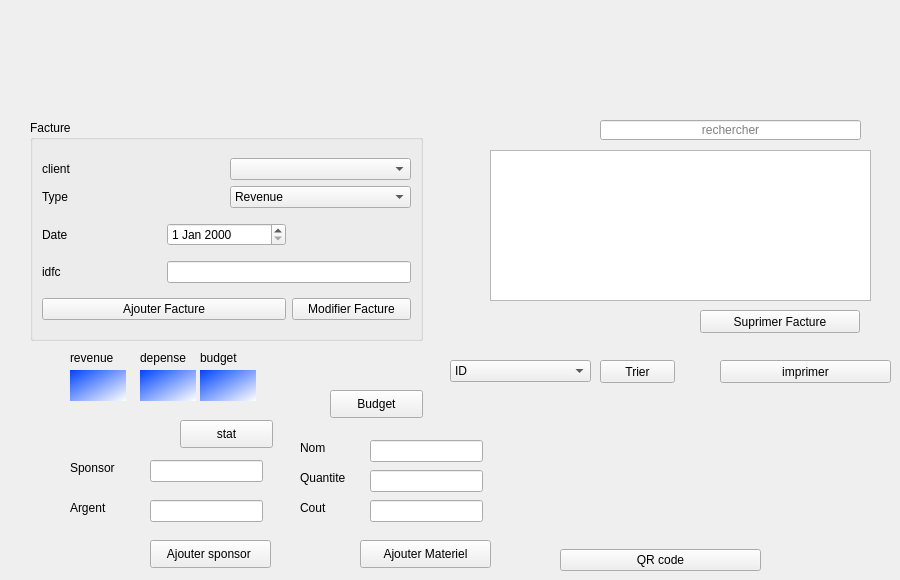
            <widget class="QWidget" name="page_4">
             <widget class="QLabel" name="depense">
              <property name="geometry">
               <rect>
                <x>140</x>
                <y>350</y>
                <width>56</width>
                <height>16</height>
               </rect>
              </property>
              <property name="text">
               <string>depense</string>
              </property>
             </widget>
             <widget class="QLabel" name="budget_label">
              <property name="geometry">
               <rect>
                <x>70</x>
                <y>370</y>
                <width>56</width>
                <height>31</height>
               </rect>
              </property>
              <property name="styleSheet">
               <string notr="true">background-color: qlineargradient(spread:pad, x1:0, y1:0, x2:1, y2:1, stop:0 rgba(0, 68, 255, 255), stop:1 rgba(255, 255, 255, 255));</string>
              </property>
              <property name="text">
               <string/>
              </property>
             </widget>
             <widget class="QLabel" name="budget_label_3">
              <property name="geometry">
               <rect>
                <x>200</x>
                <y>370</y>
                <width>56</width>
                <height>31</height>
               </rect>
              </property>
              <property name="styleSheet">
               <string notr="true">background-color: qlineargradient(spread:pad, x1:0, y1:0, x2:1, y2:1, stop:0 rgba(0, 68, 255, 255), stop:1 rgba(255, 255, 255, 255));</string>
              </property>
              <property name="text">
               <string/>
              </property>
             </widget>
             <widget class="QLineEdit" name="lineEdit_sponsor">
              <property name="geometry">
               <rect>
                <x>150</x>
                <y>460</y>
                <width>113</width>
                <height>22</height>
               </rect>
              </property>
             </widget>
             <widget class="QLabel" name="revenue">
              <property name="geometry">
               <rect>
                <x>70</x>
                <y>350</y>
                <width>56</width>
                <height>16</height>
               </rect>
              </property>
              <property name="text">
               <string>revenue</string>
              </property>
             </widget>
             <widget class="QPushButton" name="imprimer">
              <property name="geometry">
               <rect>
                <x>720</x>
                <y>360</y>
                <width>171</width>
                <height>23</height>
               </rect>
              </property>
              <property name="text">
               <string>imprimer</string>
              </property>
             </widget>
             <widget class="QPushButton" name="pushButton_materiel">
              <property name="geometry">
               <rect>
                <x>360</x>
                <y>540</y>
                <width>131</width>
                <height>28</height>
               </rect>
              </property>
              <property name="text">
               <string>Ajouter Materiel</string>
              </property>
             </widget>
             <widget class="QGroupBox" name="groupBox_3">
              <property name="geometry">
               <rect>
                <x>30</x>
                <y>120</y>
                <width>393</width>
                <height>221</height>
               </rect>
              </property>
              <property name="title">
               <string>Facture</string>
              </property>
              <layout class="QGridLayout" name="gridLayout_6">
               <item row="1" column="1">
                <widget class="QDateEdit" name="date_facture"/>
               </item>
               <item row="3" column="1" colspan="2">
                <widget class="QLineEdit" name="lineEdit_id_3"/>
               </item>
               <item row="4" column="2">
                <widget class="QPushButton" name="modifier_client">
                 <property name="text">
                  <string>Modifier Facture</string>
                 </property>
                </widget>
               </item>
               <item row="4" column="0" colspan="2">
                <layout class="QGridLayout" name="gridLayout_4">
                 <item row="0" column="0">
                  <widget class="QPushButton" name="Ajout_client">
                   <property name="text">
                    <string>Ajouter Facture</string>
                   </property>
                  </widget>
                 </item>
                </layout>
               </item>
               <item row="1" column="0">
                <widget class="QLabel" name="label_date_facture">
                 <property name="text">
                  <string>Date</string>
                 </property>
                </widget>
               </item>
               <item row="0" column="0" colspan="3">
                <layout class="QGridLayout" name="gridLayout">
                 <item row="0" column="1">
                  <widget class="QComboBox" name="clientfc"/>
                 </item>
                 <item row="1" column="1">
                  <widget class="QComboBox" name="type_facture">
                   <item>
                    <property name="text">
                     <string>Revenue</string>
                    </property>
                   </item>
                   <item>
                    <property name="text">
                     <string>Depense</string>
                    </property>
                   </item>
                  </widget>
                 </item>
                 <item row="0" column="0">
                  <widget class="QLabel" name="label_client">
                   <property name="text">
                    <string>client</string>
                   </property>
                  </widget>
                 </item>
                 <item row="1" column="0">
                  <widget class="QLabel" name="label_typedepaiment">
                   <property name="text">
                    <string>Type </string>
                   </property>
                  </widget>
                 </item>
                </layout>
               </item>
               <item row="3" column="0">
                <widget class="QLabel" name="label_idfc">
                 <property name="text">
                  <string>idfc</string>
                 </property>
                </widget>
               </item>
              </layout>
             </widget>
             <widget class="QWidget" name="layoutWidget_9">
              <property name="geometry">
               <rect>
                <x>560</x>
                <y>390</y>
                <width>201</width>
                <height>181</height>
               </rect>
              </property>
              <layout class="QVBoxLayout" name="verticalLayout_3">
               <item>
                <widget class="QLabel" name="QRcode_2">
                 <property name="text">
                  <string/>
                 </property>
                </widget>
               </item>
               <item>
                <widget class="QPushButton" name="QRcode">
                 <property name="text">
                  <string>QR code</string>
                 </property>
                </widget>
               </item>
              </layout>
             </widget>
             <widget class="QTableView" name="tabfc">
              <property name="geometry">
               <rect>
                <x>490</x>
                <y>150</y>
                <width>381</width>
                <height>151</height>
               </rect>
              </property>
             </widget>
             <widget class="QLabel" name="budget_label_2">
              <property name="geometry">
               <rect>
                <x>140</x>
                <y>370</y>
                <width>56</width>
                <height>31</height>
               </rect>
              </property>
              <property name="styleSheet">
               <string notr="true">background-color: qlineargradient(spread:pad, x1:0, y1:0, x2:1, y2:1, stop:0 rgba(0, 68, 255, 255), stop:1 rgba(255, 255, 255, 255));</string>
              </property>
              <property name="text">
               <string/>
              </property>
             </widget>
             <widget class="QLabel" name="label_argent">
              <property name="geometry">
               <rect>
                <x>70</x>
                <y>500</y>
                <width>56</width>
                <height>16</height>
               </rect>
              </property>
              <property name="text">
               <string>Argent</string>
              </property>
             </widget>
             <widget class="QLabel" name="label_cout_materiel">
              <property name="geometry">
               <rect>
                <x>300</x>
                <y>500</y>
                <width>56</width>
                <height>16</height>
               </rect>
              </property>
              <property name="text">
               <string>Cout</string>
              </property>
             </widget>
             <widget class="QLabel" name="label_quantit_materiel">
              <property name="geometry">
               <rect>
                <x>300</x>
                <y>470</y>
                <width>56</width>
                <height>16</height>
               </rect>
              </property>
              <property name="text">
               <string>Quantite </string>
              </property>
             </widget>
             <widget class="QPushButton" name="supprimer_client">
              <property name="geometry">
               <rect>
                <x>700</x>
                <y>310</y>
                <width>160</width>
                <height>23</height>
               </rect>
              </property>
              <property name="text">
               <string>Suprimer Facture</string>
              </property>
             </widget>
             <widget class="QLineEdit" name="lineEdit">
              <property name="geometry">
               <rect>
                <x>600</x>
                <y>120</y>
                <width>261</width>
                <height>20</height>
               </rect>
              </property>
              <property name="alignment">
               <set>Qt::AlignCenter</set>
              </property>
              <property name="placeholderText">
               <string>rechercher</string>
              </property>
             </widget>
             <widget class="QLabel" name="label_sponsor">
              <property name="geometry">
               <rect>
                <x>70</x>
                <y>460</y>
                <width>56</width>
                <height>16</height>
               </rect>
              </property>
              <property name="text">
               <string>Sponsor</string>
              </property>
             </widget>
             <widget class="QLineEdit" name="lineEdit_quantite_materiel">
              <property name="geometry">
               <rect>
                <x>370</x>
                <y>470</y>
                <width>113</width>
                <height>22</height>
               </rect>
              </property>
             </widget>
             <widget class="QLineEdit" name="lineEdit_nom_materiel">
              <property name="geometry">
               <rect>
                <x>370</x>
                <y>440</y>
                <width>113</width>
                <height>22</height>
               </rect>
              </property>
             </widget>
             <widget class="QPushButton" name="budget">
              <property name="geometry">
               <rect>
                <x>330</x>
                <y>390</y>
                <width>93</width>
                <height>28</height>
               </rect>
              </property>
              <property name="text">
               <string>Budget</string>
              </property>
             </widget>
             <widget class="QLineEdit" name="lineEdit_cout_materiel">
              <property name="geometry">
               <rect>
                <x>370</x>
                <y>500</y>
                <width>113</width>
                <height>22</height>
               </rect>
              </property>
             </widget>
             <widget class="QLabel" name="label_nom_materiel">
              <property name="geometry">
               <rect>
                <x>300</x>
                <y>440</y>
                <width>56</width>
                <height>16</height>
               </rect>
              </property>
              <property name="text">
               <string>Nom</string>
              </property>
             </widget>
             <widget class="QPushButton" name="tri_2">
              <property name="geometry">
               <rect>
                <x>600</x>
                <y>360</y>
                <width>75</width>
                <height>23</height>
               </rect>
              </property>
              <property name="text">
               <string>Trier</string>
              </property>
             </widget>
             <widget class="QLabel" name="label_18">
              <property name="geometry">
               <rect>
                <x>200</x>
                <y>350</y>
                <width>56</width>
                <height>16</height>
               </rect>
              </property>
              <property name="text">
               <string>budget</string>
              </property>
             </widget>
             <widget class="QPushButton" name="pushButton_sponsor">
              <property name="geometry">
               <rect>
                <x>150</x>
                <y>540</y>
                <width>121</width>
                <height>28</height>
               </rect>
              </property>
              <property name="text">
               <string>Ajouter sponsor </string>
              </property>
             </widget>
             <widget class="QLineEdit" name="lineEdit_argent">
              <property name="geometry">
               <rect>
                <x>150</x>
                <y>500</y>
                <width>113</width>
                <height>22</height>
               </rect>
              </property>
             </widget>
             <widget class="QComboBox" name="comboBox_tri">
              <property name="geometry">
               <rect>
                <x>450</x>
                <y>360</y>
                <width>141</width>
                <height>22</height>
               </rect>
              </property>
              <item>
               <property name="text">
                <string>ID</string>
               </property>
              </item>
              <item>
               <property name="text">
                <string>client</string>
               </property>
              </item>
              <item>
               <property name="text">
                <string>typedepay</string>
               </property>
              </item>
             </widget>
             <widget class="QPushButton" name="stat_facture">
              <property name="geometry">
               <rect>
                <x>180</x>
                <y>420</y>
                <width>93</width>
                <height>28</height>
               </rect>
              </property>
              <property name="text">
               <string>stat</string>
              </property>
             </widget>
            </widget>
